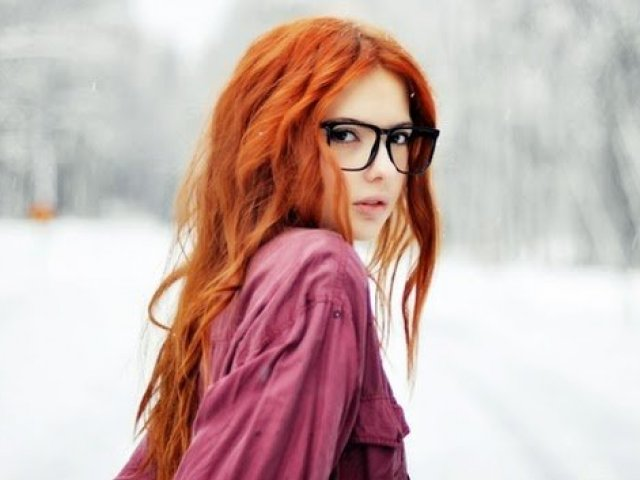
#> input picture openCV/teste.jpg, 640 x 480 px
$ python 3.py   (older library calls are emulated)
#> lines starting #> are read from the running program, lines starting #| are printed output that depends on the picture
import numpy as np
import cv2

img = cv2.imread('teste.jpg', cv2.IMREAD_COLOR)
#> img is the input picture: shape (480, 640, 3); mean B, G, R 173.9, 177.8, 203.3

#cv2.line(where, begin, finish, color, line_width)
cv2.line(img, (0,0), (400, 300), (255, 255, 255), 5)

#cv2.line(where, top_left, botton_rigth, color, line_width)
cv2.rectangle(img, (0, 0), (400, 450), (0, 0, 0), 5)
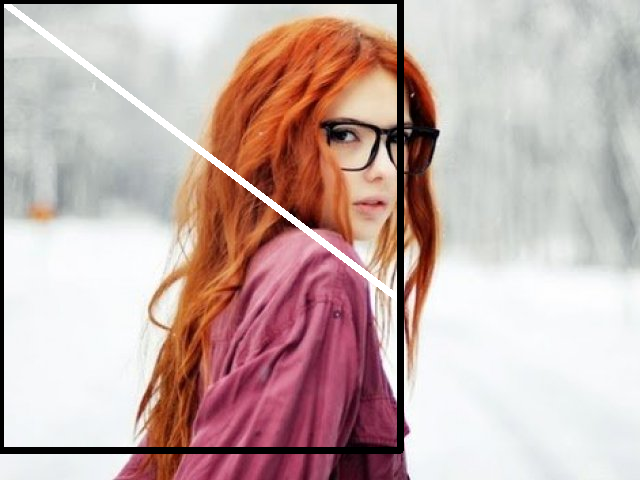
#> img: shape (480, 640, 3); mean B, G, R 169.8, 173.6, 197.9

#cv2.circle(where, center, radius, color, line_width) obs: line_width = -1 -> fill object
cv2.circle(img, (200, 225), 200, (255, 0, 0), -1)
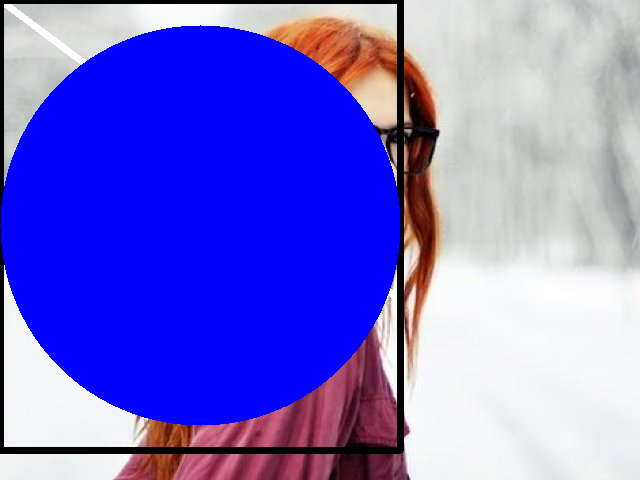
#> img: shape (480, 640, 3); mean B, G, R 213.8, 110.2, 117.4

pts = np.array([[0, 10], [20, 78], [5, 304], [123, 32]], np.int32)
#pts = pts.reshape((-1, 1, 2))

#cv2.polylines(where, points, "conect the final point with the first point", color, line_width)
cv2.polylines(img, [pts], True, (0, 255, 0), 3)

font = cv2.FONT_HERSHEY_SIMPLEX
cv2.putText(img, 'OpenCV Tuts!', (0, 133), font, 0.5, (200, 202, 2), 2, cv2.CV_AA)
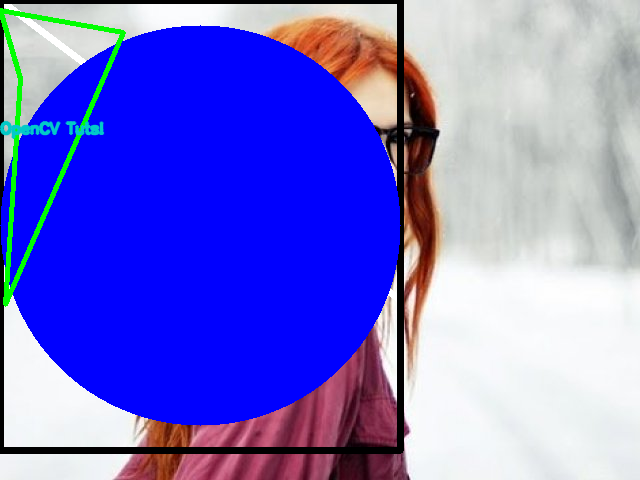
#> img: shape (480, 640, 3); mean B, G, R 211.1, 112.5, 116.3

cv2.imshow('image', img)

cv2.waitKey(0)

cv2.destroyAllWindows()
